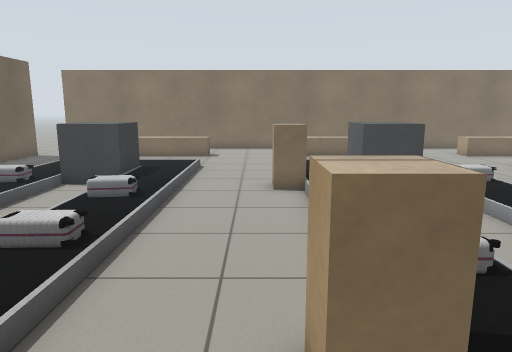
[1] (above)

24 first-person views from a walk through a Gazebo world. The camera is 1.2 m above the floor, tilts 10° down and sees 70° across. Floor lines are 1 m apart. The floor is counted in squares, 0.5 m on a side. Each view is taken from the middle of a square. On the plan, view 1 faces up. The plan holds only what a view shows up to about 20 squares ahead; the rest is blank.

[2]
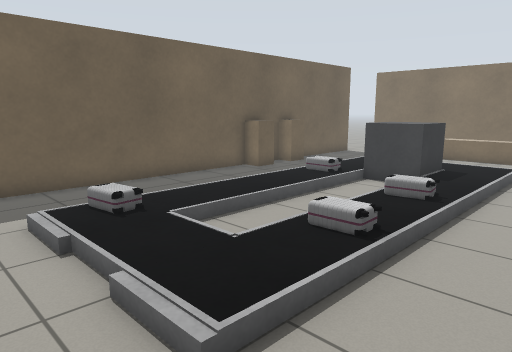

[3]
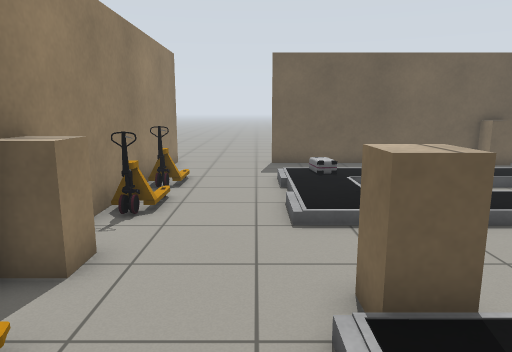

[4]
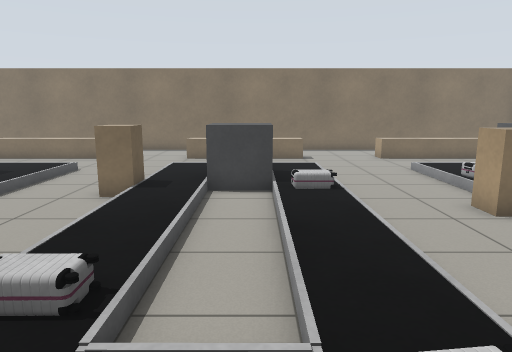

[5]
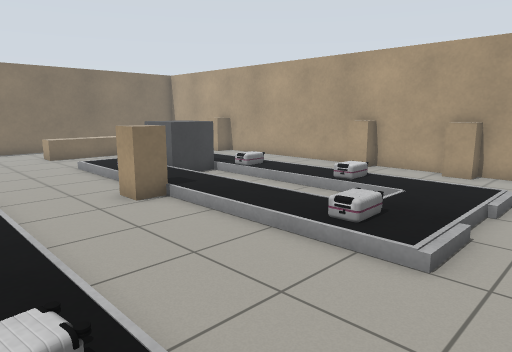

[6]
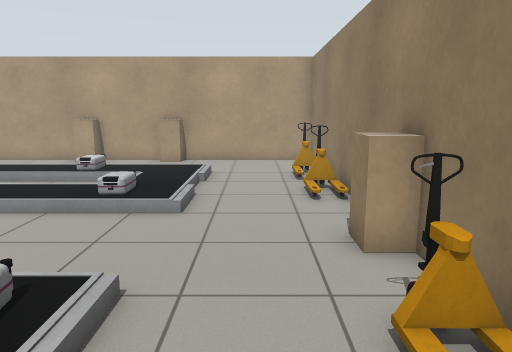

[7]
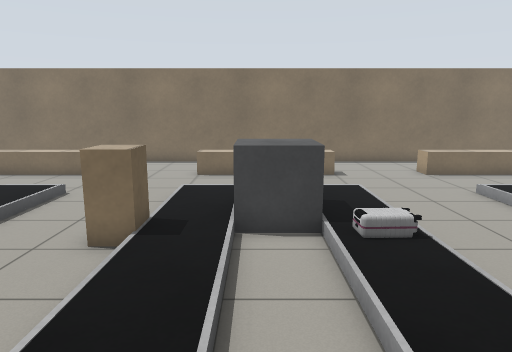

[8]
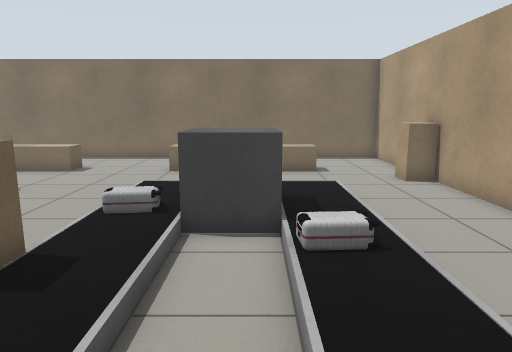

[9]
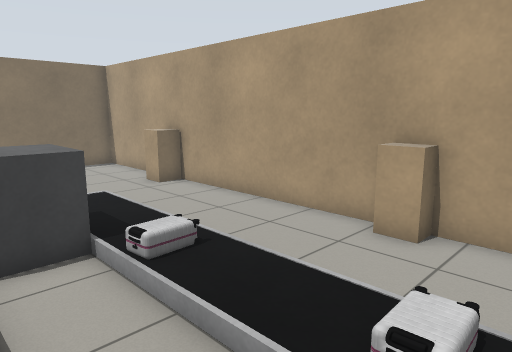

[10]
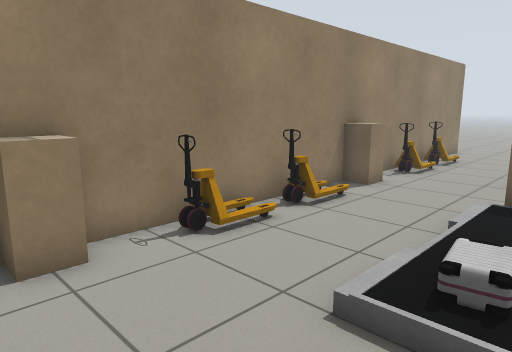

[11]
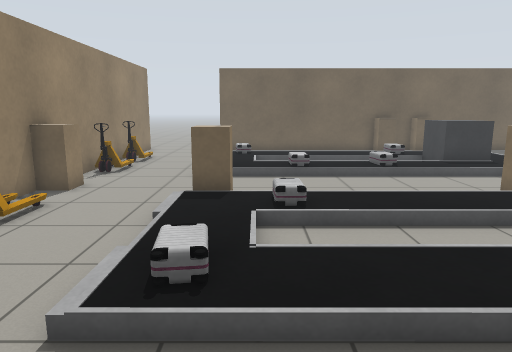

[12]
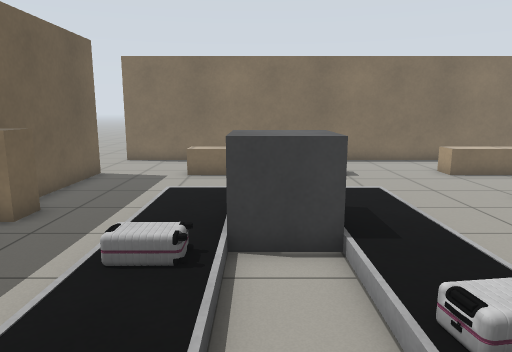

[13]
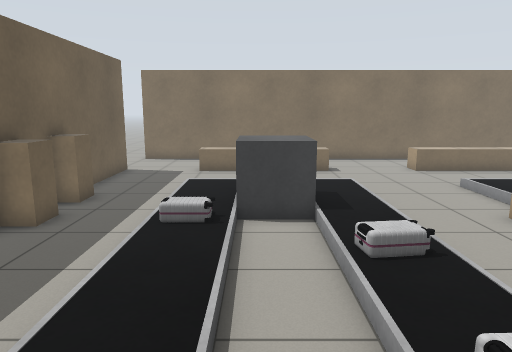

[14]
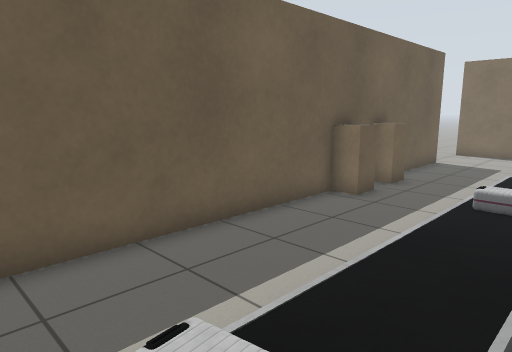

[15]
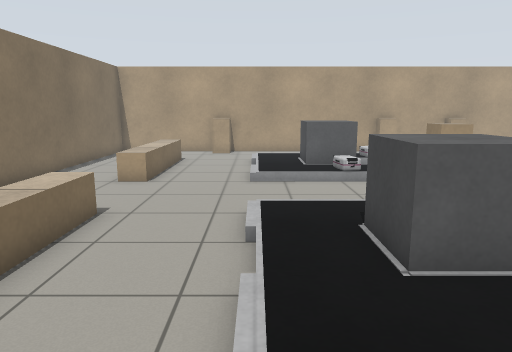

[16]
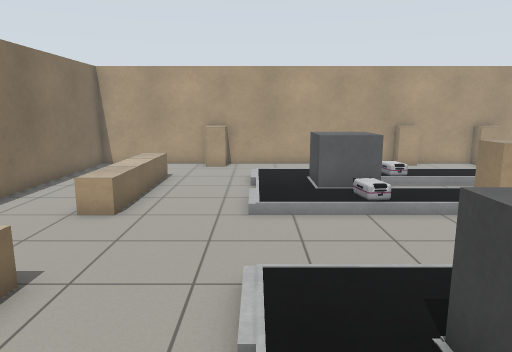

[17]
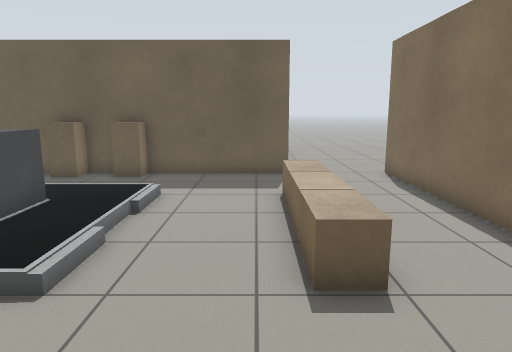

[18]
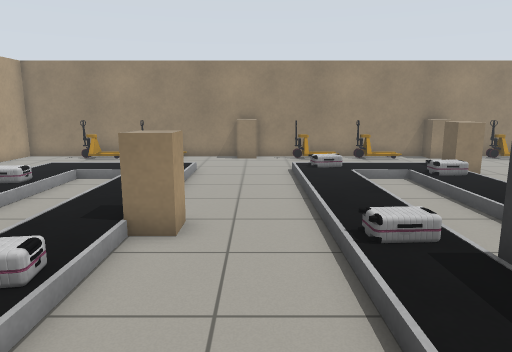

[19]
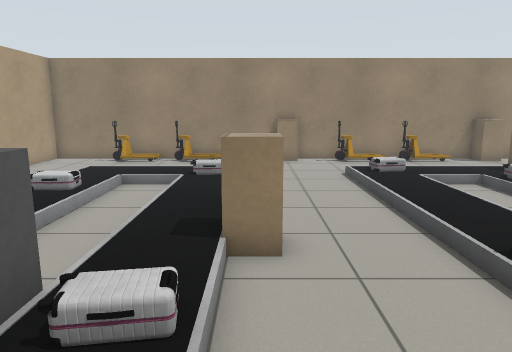

[20]
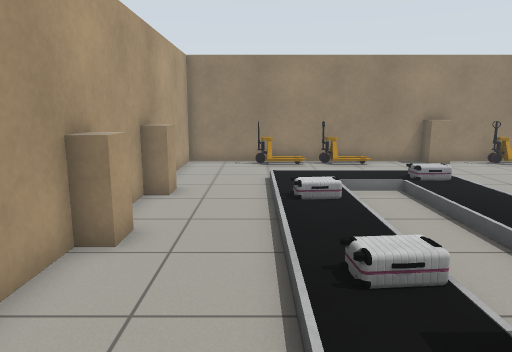

[21]
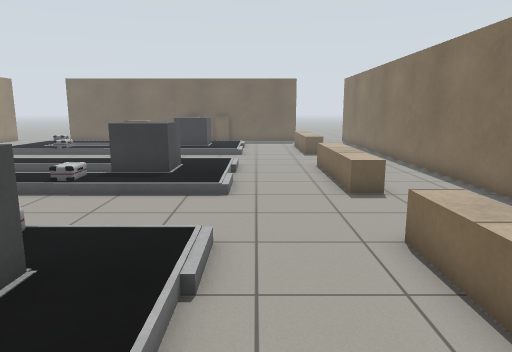

[22]
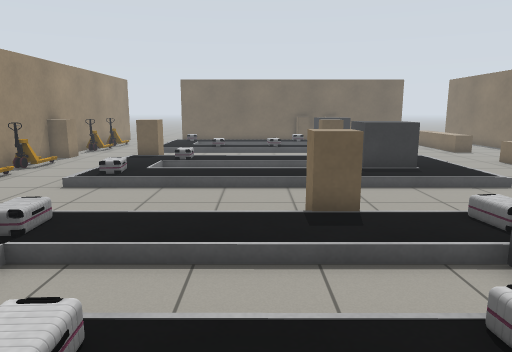

[23]
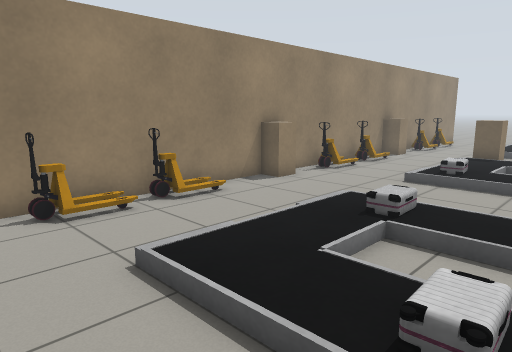

[24]
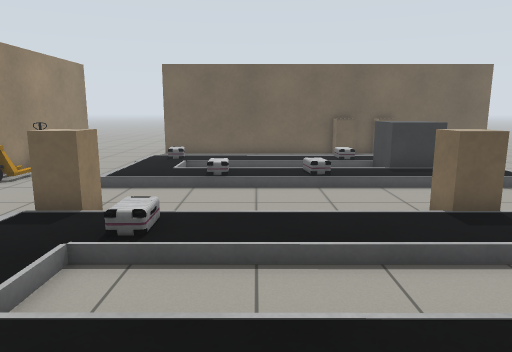

### Floor plan
Key: @ floor where view 1 was taken; # wall or solid block; . main floor; : floor 0.25 m higher than the main floor; / step, stairs or slope; = window, fence, low wall or low ledge; C conveyor; P pallet; O other object.
Columns run from 14 left of view 1 to 22 right of it. Each row starts with its distance up from view 1.
 25 ..
 24 ..##################################
 23 ...................................##
 22 ..............................  ....#
 21   ....======....======....======....#
 20   #...======....======....======....#
 19   #.................................#
 18   #...............................=##
 17   #.................................#
 16   #...//////....//////....//////....#
 15   #...      ....     :....:     ....#
 14   #...  CC  ....  CC :....  CC  ....#
 13   #...  CC  ....  CC :....OOCC  ....#
 12   #...  CC :...=  CC :....: CC  ....#
 11   #...OO..::...=  ..OO....  ..OO....#
 10   #...  ..::....  ..::...=  ..O:....#
  9   #...  ..OO....  ..::...=  ..: ...=#
  8   #...  ..::....  ..::.... :..: ...#
  7   #...  ..::....  .. :.... :..  ...##
  6   #...  ..OO....  .. :.... :..OO....#
  5   #...  .. :....OO.. :.... :.. :....#
  4   #...O    :....  // :....OO// :...=#
  3   #...OO:  :...=    OO....     :....#
  2 ..#...//////....//////....//////....#
  1 ....................................#
  0 ..............@.....................#
 -1 ....................................#
 -2 .......PP.PP.==..PP..P.==...PP.PP...#
 -3 ..###################################

Where each view was taken, in squares from view 1:
view 1: 0 up, 0 right, facing up
view 2: 0 up, 0 right, facing up-left
view 3: 1 up, 5 right, facing left
view 4: 1 up, 5 right, facing up
view 5: 0 up, 6 right, facing up-right
view 6: 0 up, 3 right, facing right
view 7: 4 up, 4 right, facing up
view 8: 5 up, 15 right, facing up
view 9: 5 up, 13 right, facing up-right
view 10: 4 up, 11 right, facing down-left
view 11: 4 up, 11 right, facing left
view 12: 6 up, 6 left, facing up
view 13: 3 up, 6 left, facing up
view 14: 2 up, 6 left, facing up-left
view 15: 16 up, 1 left, facing right
view 16: 16 up, 2 right, facing right
view 17: 19 up, 2 right, facing left
view 18: 17 up, 9 right, facing down
view 19: 16 up, 11 right, facing down
view 20: 15 up, 18 right, facing down
view 21: 17 up, 18 right, facing left
view 22: 8 up, 19 right, facing left
view 23: 7 up, 20 right, facing down-left
view 24: 7 up, 9 right, facing left
